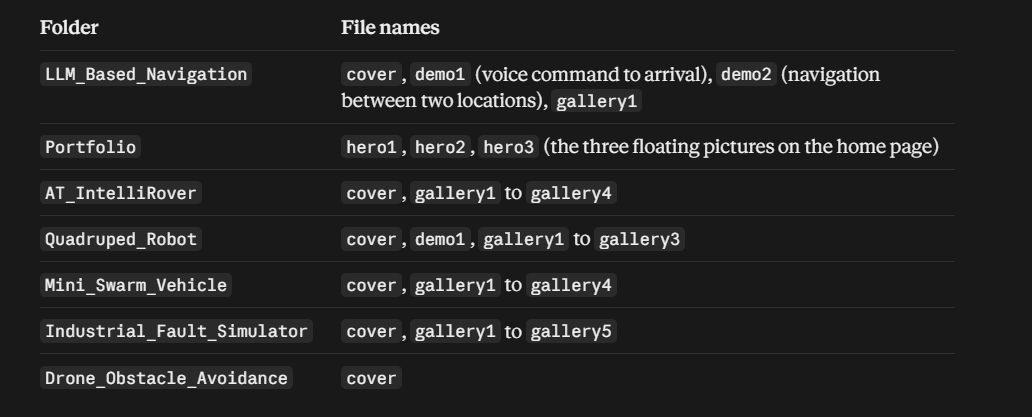
#> input picture images/Guide.png, 1032 x 417 px
$ python -i optimize.py   (imports and definitions only)
#> lines starting #> are read from the running program, lines starting #| are printed output that depends on the picture
#!/usr/bin/env python3
"""Shrinks heavy pictures so the site stays fast.

Put photos / screenshots / GIFs anywhere inside the 'images' folder (e.g. images/AT_IntelliRover/gallery5.png),
then run this script (or double-click optimize.bat).

  * .png / .jpg / .jpeg  -> .webp, max 1200 px wide
  * .gif                 -> .mp4 video if ffmpeg is installed (5-10x smaller), otherwise animated .webp, max 480 px wide
  * .webp                -> re-compressed only if it is bigger than 400 KB

The original file is moved to the 'originals' folder (never uploaded to GitHub).
It then prints the exact line to paste into data/projects.js."""
import os, shutil, subprocess, sys
from PIL import Image

ROOT, BACKUP = "images", "originals"
MAX_IMG, MAX_GIF, BIG = 1200, 480, 400 * 1024
HAS_FFMPEG = shutil.which("ffmpeg") is not None

def resize(im, w):
    if im.width > w:
        im = im.resize((w, round(im.height * w / im.width)), Image.LANCZOS)
    return im

def backup(path):
    dest = os.path.join(BACKUP, os.path.relpath(path, ROOT))
    os.makedirs(os.path.dirname(dest), exist_ok=True)
    shutil.move(path, dest)

def to_webp(path, out):
    im = Image.open(path)
    im = resize(im.convert("RGBA" if im.mode in ("RGBA", "P", "LA") else "RGB"), MAX_IMG)
    im.save(out, "WEBP", quality=78, method=6)

def gif_to_mp4(path, out):
    subprocess.run(["ffmpeg", "-y", "-loglevel", "error", "-i", path, "-movflags", "faststart",
                    "-pix_fmt", "yuv420p", "-vf", "scale='min(640,iw)':-2", "-an", "-crf", "30", out], check=True)

def gif_to_webp(path, out):
#> called with path = '../images/Guide.png', out = 'out.png'
    im = Image.open(path)
#> im is the input picture: PIL image 1032x417 RGBA; mean R, G, B, A 36.2, 36.2, 36.2, 255
    frames, durs = [], []
    for i in range(getattr(im, "n_frames", 1)):
        im.seek(i); durs.append(im.info.get("duration", 100))
        frames.append(resize(im.convert("RGBA"), MAX_GIF))
#> this loop made 1 pass
#> pass 1, in resize, `im = im.resize((w, round(im.height * w / im.width)), Image.LANCZOS)`:
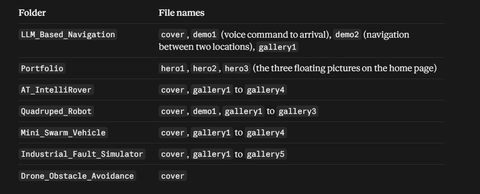
#> im: PIL image 480x194 RGBA; mean R, G, B, A 36.2, 36.2, 36.2, 255
#> after the loop, durs = [100]; frames = 1 item
    frames[0].save(out, "WEBP", save_all=True, append_images=frames[1:], duration=durs, loop=0, quality=60, method=6)

def main():
    done = 0
    for d, _, files in os.walk(ROOT):
        for fn in sorted(files):
            p = os.path.join(d, fn); stem, ext = os.path.splitext(fn); ext = ext.lower()
            out = None
            if ext in (".png", ".jpg", ".jpeg"):
                out = os.path.join(d, stem + ".webp"); to_webp(p, out)
            elif ext == ".gif":
                if HAS_FFMPEG:
                    out = os.path.join(d, stem + ".mp4"); gif_to_mp4(p, out)
                else:
                    out = os.path.join(d, stem + ".webp"); gif_to_webp(p, out)
            elif ext == ".webp" and os.path.getsize(p) > BIG and getattr(Image.open(p), "n_frames", 1) == 1:
                bk = os.path.join(BACKUP, os.path.relpath(p, ROOT)); os.makedirs(os.path.dirname(bk), exist_ok=True)
                shutil.copy(p, bk); tmp = p + ".tmp"; to_webp(p, tmp); os.replace(tmp, p)
                print(f"shrunk  {p.replace(os.sep, '/')} -> {os.path.getsize(p)//1024} KB"); done += 1; continue
            else:
                continue
            if out != p: backup(p)
            print(f"ready   {out.replace(os.sep, '/')}  ({os.path.getsize(out)//1024} KB)"); done += 1
    print(f"\nDone. {done} file(s) processed." if done else "\nNothing to optimize - all images are already small.")
    print("Now add the path(s) above to data/projects.js, then commit and push.")

# [1 line not run here, left out]

>>> result = gif_to_webp('../images/Guide.png', 'out.png')
